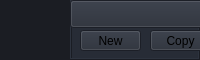
        <widget class="QFrame" name="frame_top">
         <property name="maximumSize">
          <size>
           <width>16777215</width>
           <height>60</height>
          </size>
         </property>
         <property name="styleSheet">
          <string notr="true">background-color: transparent;</string>
         </property>
         <property name="frameShape">
          <enum>QFrame::NoFrame</enum>
         </property>
         <property name="frameShadow">
          <enum>QFrame::Raised</enum>
         </property>
         <layout class="QHBoxLayout" name="horizontalLayout_3">
          <property name="spacing">
           <number>0</number>
          </property>
          <property name="leftMargin">
           <number>0</number>
          </property>
          <property name="topMargin">
           <number>0</number>
          </property>
          <property name="rightMargin">
           <number>0</number>
          </property>
          <property name="bottomMargin">
           <number>0</number>
          </property>
          <item>
           <widget class="QFrame" name="frame_toggle">
            <property name="maximumSize">
             <size>
              <width>70</width>
              <height>16777215</height>
             </size>
            </property>
            <property name="styleSheet">
             <string notr="true">background-color: rgb(27, 29, 35);</string>
            </property>
            <property name="frameShape">
             <enum>QFrame::NoFrame</enum>
            </property>
            <property name="frameShadow">
             <enum>QFrame::Raised</enum>
            </property>
            <layout class="QVBoxLayout" name="verticalLayout_3">
             <property name="spacing">
              <number>0</number>
             </property>
             <property name="leftMargin">
              <number>0</number>
             </property>
             <property name="topMargin">
              <number>0</number>
             </property>
             <property name="rightMargin">
              <number>0</number>
             </property>
             <property name="bottomMargin">
              <number>0</number>
             </property>
             <item>
              <widget class="QPushButton" name="btn_toggle_menu">
               <property name="sizePolicy">
                <sizepolicy hsizetype="Expanding" vsizetype="Expanding">
                 <horstretch>0</horstretch>
                 <verstretch>0</verstretch>
                </sizepolicy>
               </property>
               <property name="sizeIncrement">
                <size>
                 <width>0</width>
                 <height>0</height>
                </size>
               </property>
               <property name="styleSheet">
                <string notr="true">QPushButton {
	background-position: center;
	background-repeat: no-reperat;
	border: none;
	background-color: rgb(27, 29, 35);
}
QPushButton:hover {
	background-color: rgb(33, 37, 43);
}
QPushButton:pressed {	
	background-color: rgb(85, 170, 255);
}</string>
               </property>
               <property name="text">
                <string/>
               </property>
               <property name="icon">
                <iconset>
                 <normaloff>../home-blue.png</normaloff>../home-blue.png</iconset>
               </property>
              </widget>
             </item>
            </layout>
           </widget>
          </item>
          <item>
           <widget class="QFrame" name="frame_top_right">
            <property name="styleSheet">
             <string notr="true">background: transparent;</string>
            </property>
            <property name="frameShape">
             <enum>QFrame::NoFrame</enum>
            </property>
            <property name="frameShadow">
             <enum>QFrame::Raised</enum>
            </property>
            <layout class="QVBoxLayout" name="verticalLayout_2">
             <property name="spacing">
              <number>0</number>
             </property>
             <property name="leftMargin">
              <number>0</number>
             </property>
             <property name="topMargin">
              <number>0</number>
             </property>
             <property name="rightMargin">
              <number>0</number>
             </property>
             <property name="bottomMargin">
              <number>0</number>
             </property>
             <item>
              <widget class="QFrame" name="frame_top_info">
               <property name="styleSheet">
                <string notr="true">background-color: rgb(39, 44, 54);</string>
               </property>
               <property name="frameShape">
                <enum>QFrame::Box</enum>
               </property>
               <property name="frameShadow">
                <enum>QFrame::Raised</enum>
               </property>
               <widget class="QPushButton" name="go_home_btn">
                <property name="geometry">
                 <rect>
                  <x>0</x>
                  <y>0</y>
                  <width>301</width>
                  <height>28</height>
                 </rect>
                </property>
                <property name="text">
                 <string>Home</string>
                </property>
               </widget>
               <widget class="QPushButton" name="go_sim_btn">
                <property name="geometry">
                 <rect>
                  <x>310</x>
                  <y>0</y>
                  <width>291</width>
                  <height>28</height>
                 </rect>
                </property>
                <property name="text">
                 <string>Simulazione</string>
                </property>
               </widget>
               <widget class="QPushButton" name="go_datas_btn">
                <property name="geometry">
                 <rect>
                  <x>610</x>
                  <y>0</y>
                  <width>291</width>
                  <height>28</height>
                 </rect>
                </property>
                <property name="text">
                 <string>Dati (coming soon)</string>
                </property>
               </widget>
               <widget class="QPushButton" name="go_progetta_btn">
                <property name="geometry">
                 <rect>
                  <x>910</x>
                  <y>0</y>
                  <width>291</width>
                  <height>28</height>
                 </rect>
                </property>
                <property name="text">
                 <string>Progetta (coming soon)</string>
                </property>
               </widget>
               <widget class="QPushButton" name="btn_new_text">
                <property name="geometry">
                 <rect>
                  <x>10</x>
                  <y>30</y>
                  <width>61</width>
                  <height>21</height>
                 </rect>
                </property>
                <property name="text">
                 <string>New</string>
                </property>
               </widget>
               <widget class="QPushButton" name="btn_copy_text">
                <property name="geometry">
                 <rect>
                  <x>80</x>
                  <y>30</y>
                  <width>61</width>
                  <height>21</height>
                 </rect>
                </property>
                <property name="text">
                 <string>Copy</string>
                </property>
               </widget>
               <widget class="QPushButton" name="btn_undo_text">
                <property name="geometry">
                 <rect>
                  <x>210</x>
                  <y>30</y>
                  <width>61</width>
                  <height>21</height>
                 </rect>
                </property>
                <property name="text">
                 <string>Undo</string>
                </property>
               </widget>
               <widget class="QPushButton" name="btn_paste_text">
                <property name="geometry">
                 <rect>
                  <x>145</x>
                  <y>30</y>
                  <width>61</width>
                  <height>21</height>
                 </rect>
                </property>
                <property name="text">
                 <string>Paste</string>
                </property>
               </widget>
               <widget class="QPushButton" name="btn_redo_text">
                <property name="geometry">
                 <rect>
                  <x>280</x>
                  <y>30</y>
                  <width>61</width>
                  <height>21</height>
                 </rect>
                </property>
                <property name="text">
                 <string>Redo</string>
                </property>
               </widget>
               <widget class="QPushButton" name="btn_compile_code">
                <property name="geometry">
                 <rect>
                  <x>350</x>
                  <y>30</y>
                  <width>61</width>
                  <height>21</height>
                 </rect>
                </property>
                <property name="text">
                 <string>Compile</string>
                </property>
               </widget>
               <widget class="QPushButton" name="btn_run_code">
                <property name="geometry">
                 <rect>
                  <x>420</x>
                  <y>30</y>
                  <width>131</width>
                  <height>21</height>
                 </rect>
                </property>
                <property name="text">
                 <string>Compile and Run</string>
                </property>
               </widget>
              </widget>
             </item>
            </layout>
           </widget>
          </item>
         </layout>
        </widget>
